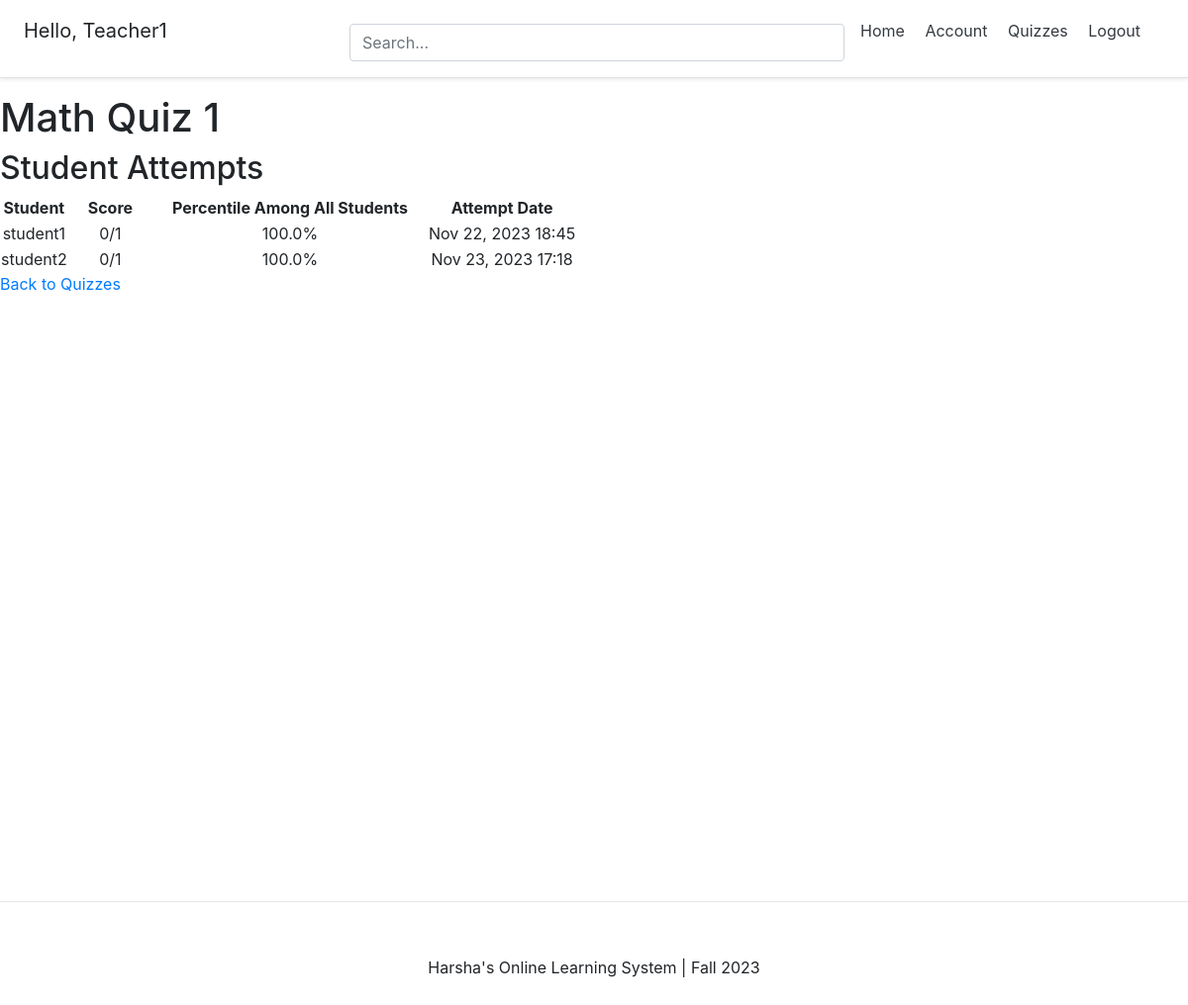
Page /quizzes/detail/Math Quiz 1/ (signed in) on the earlier database version.
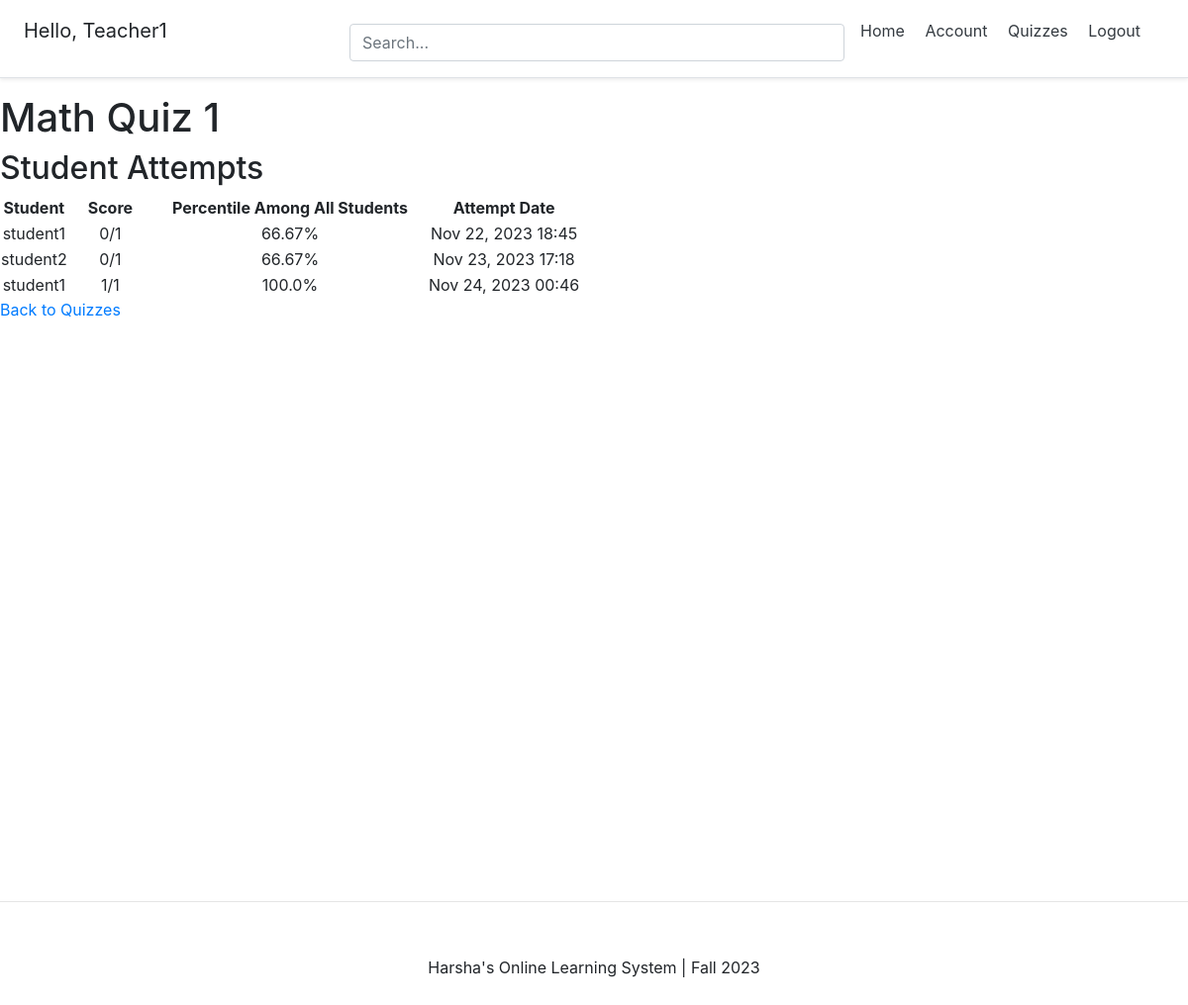
Same page on the later database version.
### account/models.py (models this page shows, shortened)
class Account(AbstractBaseUser):
	email 					= models.EmailField(verbose_name="email", max_length=60, unique=True)
	username 				= models.CharField(max_length=30, unique=True)
	date_joined				= models.DateTimeField(verbose_name='date joined', auto_now_add=True)
	last_login				= models.DateTimeField(verbose_name='last login', auto_now=True)
	is_admin				= models.BooleanField(default=False)
	is_active				= models.BooleanField(default=True)
	is_staff				= models.BooleanField(default=False)
	is_superuser			= models.BooleanField(default=False)
	is_teacher = models.BooleanField(default=False)
	USERNAME_FIELD = 'email'
	REQUIRED_FIELDS = ['username',]
	objects = MyAccountManager()

### quizzes/models.py (models this page shows, shortened)
class Quiz(models.Model):
    title = models.CharField(max_length=255, unique=True)
    created_by = models.ForeignKey(settings.AUTH_USER_MODEL, on_delete=models.CASCADE)
    description = models.TextField(default='No description provided')

class Attempt(models.Model):
    quiz = models.ForeignKey(Quiz, on_delete=models.CASCADE, related_name='attempts')
    student = models.ForeignKey(settings.AUTH_USER_MODEL, on_delete=models.CASCADE, related_name='quiz_attempts')
    score = models.IntegerField()
    date_attempted = models.DateTimeField(auto_now_add=True)

### quizzes/views.py (the view, shortened to what this page needs)
# urls.py: path('detail/<str:quiz_title>/', views.quiz_detail, name='quiz_detail'),
@login_required
def quiz_detail(request, quiz_title):
    quiz = get_object_or_404(Quiz, title=quiz_title)
    user_account = Account.objects.get(email=request.user.email)
    def calculate_percentile(attempt):
        all_scores = Attempt.objects.filter(quiz=quiz).order_by('score')
        higher_scores = all_scores.filter(score__gt=attempt.score).count()
        percentile = (1 - higher_scores / all_scores.count()) * 100
        return round(percentile, 2)
    if user_account.is_teacher:
        student_attempts = Attempt.objects.filter(quiz=quiz).select_related('student')
        for attempt in student_attempts:
            attempt.percentile = calculate_percentile(attempt)
        context = {'quiz': quiz, 'student_attempts': student_attempts}
        return render(request, 'quizzes/quiz_detail_teacher.html', context)

### templates/quizzes/quiz_detail_teacher.html (shortened to what this page needs)
{% extends 'base.html' %}
{% block content %}
  <h1>{{ quiz.title }}</h1>
  <h2>Student Attempts</h2>
  <table>
    <tr>
      <th style="text-align: center;">Student</th>
      <th class="padded-cell" style="text-align: center;">Score</th>
      <th class="padded-cell" style="text-align: center;">Percentile Among All Students</th>
      <th style="text-align: center;">Attempt Date</th>
    </tr>
    {% for attempt in student_attempts %}
      <tr>
        <td style="text-align: center;">{{ attempt.student.username }}</td>
        <td class="padded-cell" style="text-align: center;">{{ attempt.score }}/{{ quiz.questions.count }}</td>
        <td class="padded-cell" style="text-align: center;">{{ attempt.percentile }}%</td>
        <td style="text-align: center;">{{ attempt.date_attempted|date:"M d, Y H:i" }}</td>
      </tr>
    {% empty %}
      <tr>
        <td colspan="4" style="text-align: center;">No attempts yet.</td>
      </tr>
    {% endfor %}
  </table>
  <a href="{% url 'quizzes:quiz_list' %}">Back to Quizzes</a>
{% endblock %}

### templates/base.html (shortened to what this page needs)
<!DOCTYPE html>
<html>
<head>
    {% include 'snippets/header.html' %}
</head>
<body>
    <div class="main">
        {% block content %}
        {% endblock content %}
    </div>
    {% include 'snippets/footer.html' %}
</body>
</html>

### templates/snippets/header.html (shortened to what this page needs)
<link rel="stylesheet" href="https://cdn.jsdelivr.net/npm/bootstrap@4.4.1/dist/css/bootstrap.min.css">
<div class="d-flex flex-column flex-md-row align-items-center p-3 px-md-4 mb-3 bg-white border-bottom shadow-sm">
  <h5 class="my-0 mr-md-auto font-weight-normal">
  	{% if request.user.is_authenticated %}
  	<p>Hello, {{request.user.username}}</p>
  	{% endif %}
  </h5>
  <div class="search-bar mt-sm-2 mr-2">
  	<form method="get">
  		<input type="text" class="form-control" name="q" id="id_q" placeholder="Search...">
  	</form>
  </div>
  <nav class="my-2 my-md-0 mr-md-3">
  	{% if request.user.is_authenticated %}
  		<a class="p-2 text-dark" href="{% url 'home' %}">Home</a>
		<a class="p-2 text-dark" href="{% url 'account' %}">Account</a>
		<a class="p-2 text-dark" href="{% url 'quizzes:quiz_list' %}">Quizzes</a>
		<a class="p-2 text-dark" href="{% url 'logout' %}">Logout</a></p>
  	{% else %}
  		<a class="p-2 text-dark" href="{% url 'home' %}">Home</a>
  		<a class="p-2 text-dark" href="{% url 'login' %}">Login</a>
		<a class="btn btn-outline-primary" href="{% url 'register' %}">Register</a>
  	{% endif %}
  </nav>
</div>

### templates/snippets/footer.html (shortened to what this page needs)
<hr>
<div class="d-flex flex-row align-items-center footer" >
	<p class="m-auto">Harsha's Online Learning System | Fall 2023</p>
</div>

### templates/snippets/header.html (style rules this page uses)
@media (min-width: 768px) { html { font-size: 16px; } }
.search-bar { max-width: 500px; width: 100%; }
form { width: 100%; }

### templates/snippets/base_css.html (style rules this page uses)
body { background-color: #FFFFFF; }

### templates/base.html (style rules this page uses)
.main { min-height:100vh; height: 100%; }

### templates/quizzes/quiz_detail_teacher.html (style rules this page uses)
.padded-cell { padding-left: 20px; padding-right: 20px; }

### templates/snippets/footer.html (style rules this page uses)
.footer { min-height: 100px; }

Differences in the rows shown:
computed for Attempt "Nov 22, 2023 18:45": percentile "100.0" → "66.67"
computed for Attempt "Nov 23, 2023 17:18": percentile "100.0" → "66.67"
added Attempt: student.username "student1", score "1", {{ quiz.questions.count }} "1", percentile "100.0", date_attempted "Nov 24, 2023 00:46"
